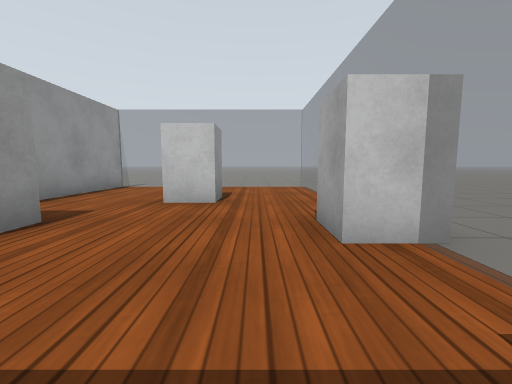
View 1 (above)

19 first-person views from a walk through a robot-simulator world made for Gazebo. The camera is 0.72 m above the floor, tilts 6° down and sees 90° across. The floor is counted in squares, 1 m on a side. Each view is taken from the middle of a square. On the plan, view 1 faces up. The plan holds only what a view shows up to about 9 squares ahead; the rest is blank. Simple patterns stand in for the simulator's built-in surfaces.

View 2
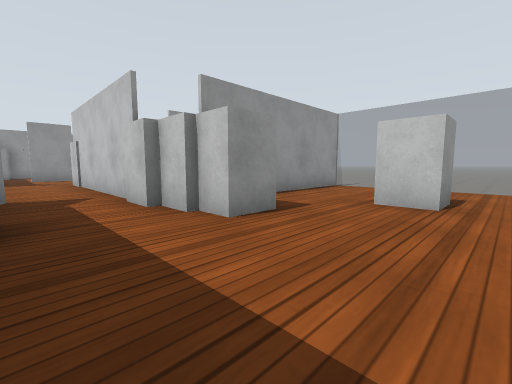

View 3
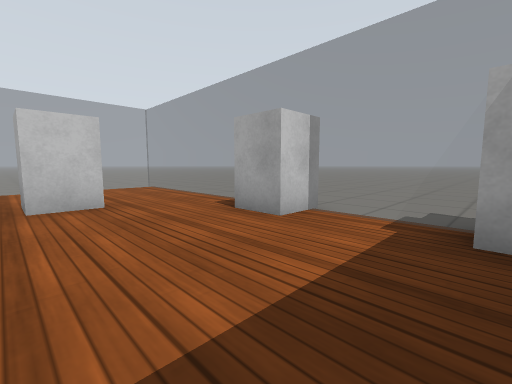

View 4
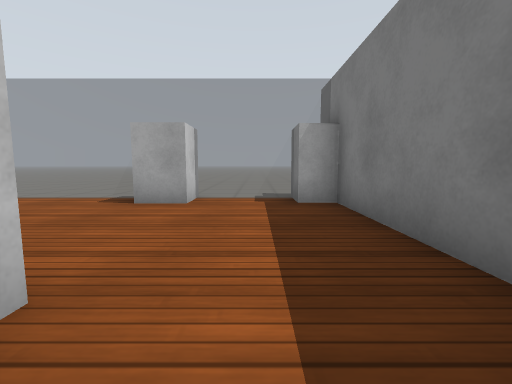

View 5
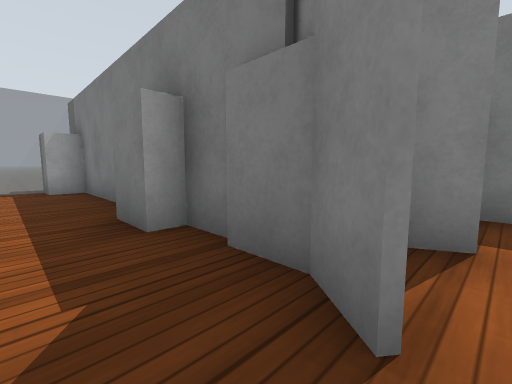

View 6
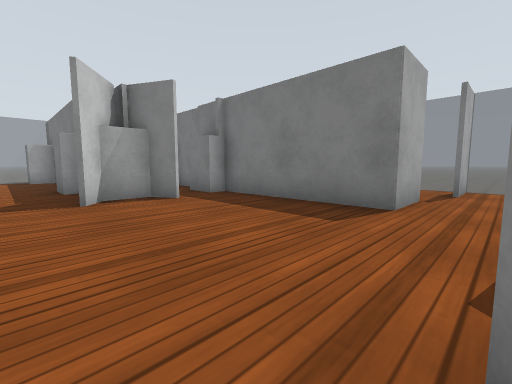

View 7
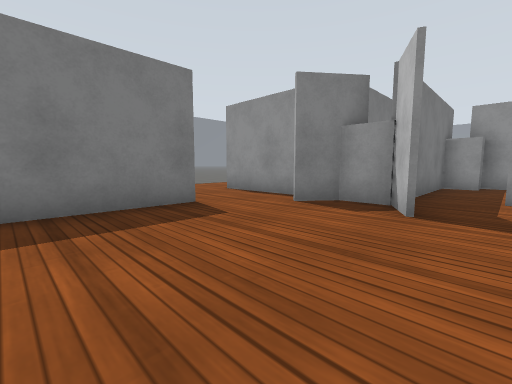

View 8
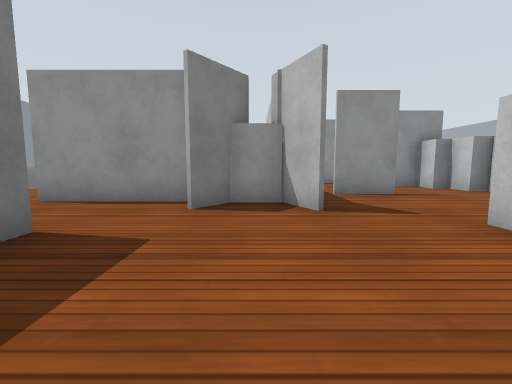

View 9
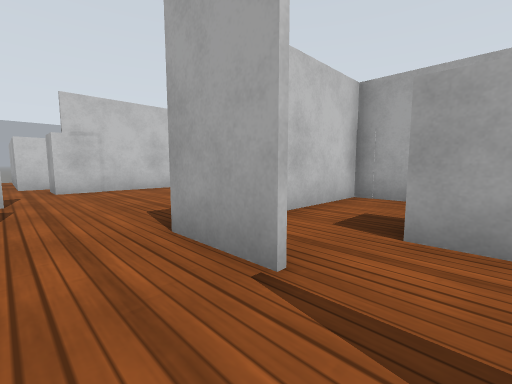

View 10
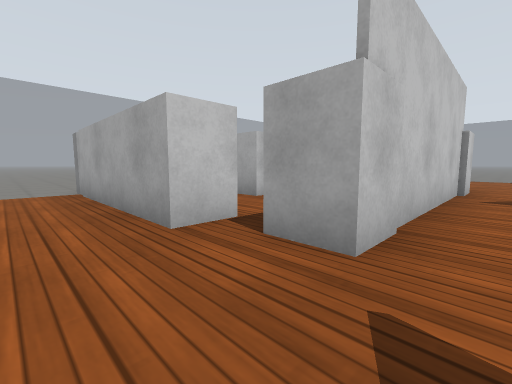

View 11
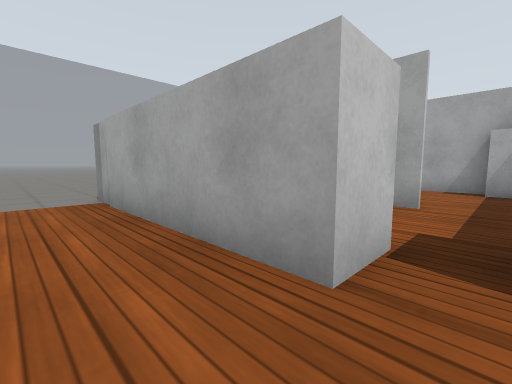

View 12
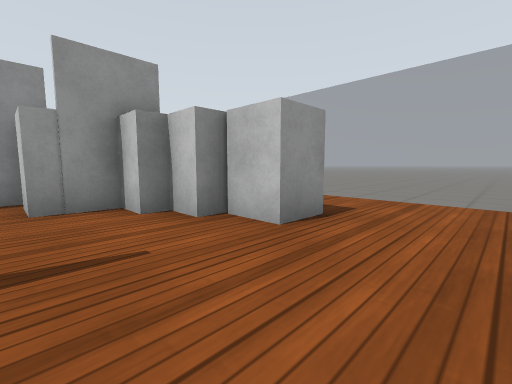

View 13
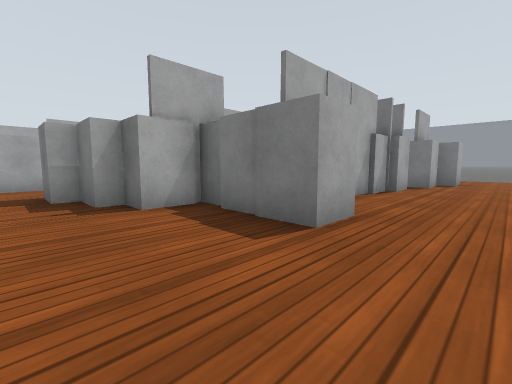

View 14
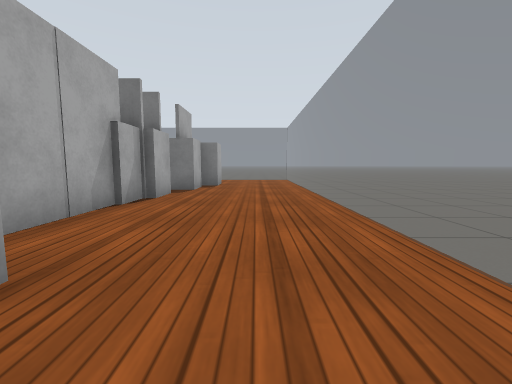

View 15
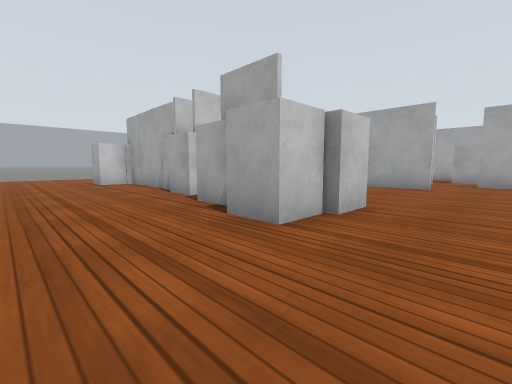

View 16
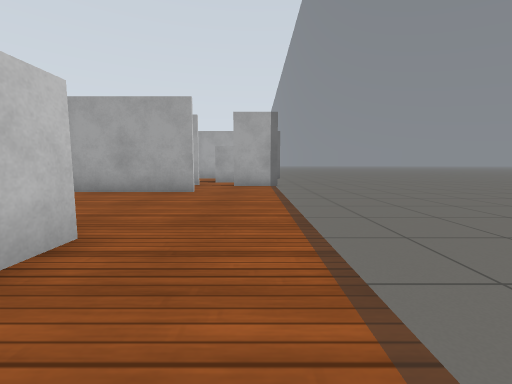

View 17
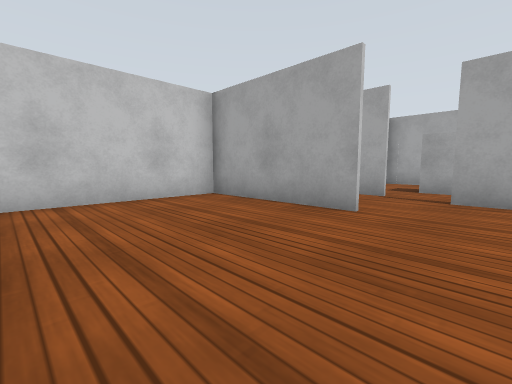

View 18
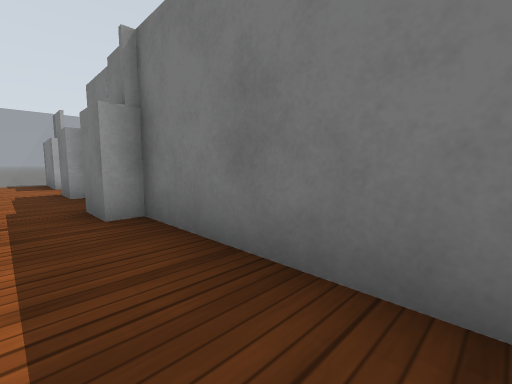

View 19
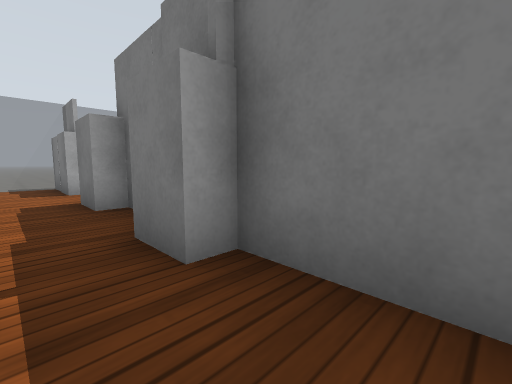

### Floor plan
Key: @ floor where view 1 was taken; # wall or solid block; . floor; = window, fence, low wall or low ledge; B white box; T thing the floor can be seen under or through.
Columns run from 23 left of view 1 to 2 right of it. Each row starts with its distance up from view 1.
  9         ====B     ==  ===.
  8         ....B     ##.....=
  7   ..........#     # .....=
  6   .....BBB..# BB  # ..B..=
  5  .....BBB...# B#  ##.BB..=
  4  ...BBB.....# .... #.....=
  3  ....#B.....BB....BBB...BB
  2 =....#   #..B#####BBB....=
  1 =....#...#...............=
  0 =....B....##.....B.B...@BB
 -1 =...BB###BB......B#B######
 -2 =.........#.....TT#.....
 -3 =...BB....#..###### BBBBB=
 -4 =...#B....#.########BBBBB#
 -5  ...BB....#.# BB #
 -6  .............BB
 -7  ...........#
 -8      ========

Positions as (right, up) in squares from view 1, and headings:
1: (0, 0), facing up
2: (0, 0), facing up-left
3: (-2, 0), facing up-right
4: (-4, 1), facing right
5: (-7, 1), facing down-right
6: (-12, 1), facing down-right
7: (-8, 1), facing down-left
8: (-8, -1), facing left
9: (-12, -6), facing up-right
10: (-13, 1), facing up-right
11: (-13, 3), facing up-right
12: (-12, 3), facing up-left
13: (-21, 7), facing down-right
14: (-21, 5), facing down
15: (-22, -7), facing up-right
16: (-20, -7), facing right
17: (-17, -7), facing up-right
18: (-10, -2), facing down-right
19: (-8, -2), facing down-right
